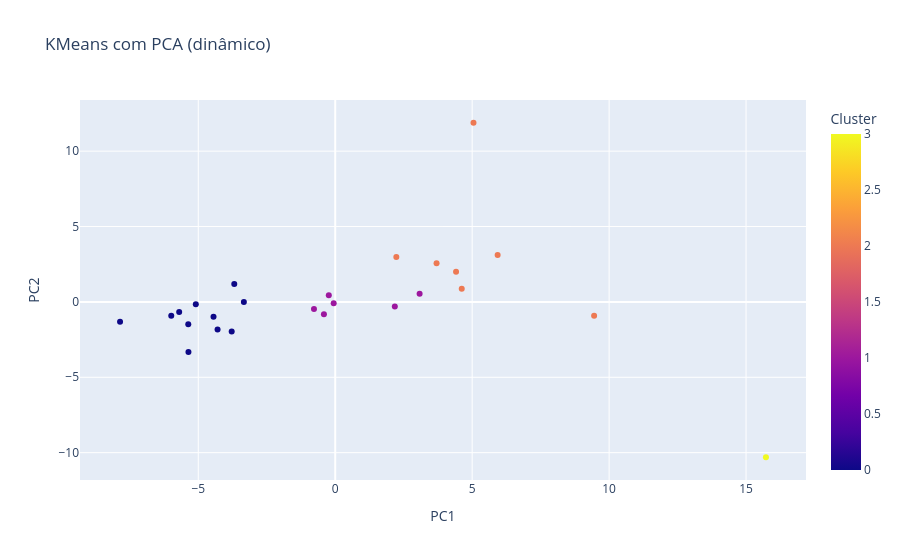

Source (notebook cell):
### Code cell
fig = px.scatter(
    df_pca,
    x="PC1",
    y="PC2",
    color="Cluster",
    title="KMeans com PCA (dinâmico)"
)

fig.show()

### Figure 1 — Plotly figure (JSON) as saved in the notebook; plotly's stock layout.template omitted (floating-point values rounded to 4 significant figures)
{"data": [{"hovertemplate": "PC1=%{x}<br>PC2=%{y}<br>Cluster=%{marker.color}<extra></extra>", "legendgroup": "", "marker": {"color": [1, 1, 2, 2, 2, 2, 2, 1, 0, 0, 0, 2, 0, 1, 0, 3, 0, 2, 0, 1, 0, 0, 0, 0, 1], "coloraxis": "coloraxis", "symbol": "circle"}, "mode": "markers", "name": "", "orientation": "v", "showlegend": false, "type": "scatter", "x": [-0.7762, 2.176, 4.619, 3.7, 4.411, 5.93, 5.048, -0.05604, -5.09, -4.443, -5.697, 9.452, -5.359, -0.235, -4.296, 15.73, -3.686, 2.231, -3.78, 3.081, -5.365, -3.336, -7.856, -5.987, -0.4132], "xaxis": "x", "y": [-0.4763, -0.3103, 0.8699, 2.567, 2.001, 3.116, 11.88, -0.09456, -0.163, -0.9846, -0.6722, -0.9171, -3.322, 0.435, -1.837, -10.3, 1.19, 2.978, -1.963, 0.5478, -1.48, -0.008651, -1.32, -0.9236, -0.8111], "yaxis": "y"}], "layout": {"coloraxis": {"colorbar": {"title": {"text": "Cluster"}}, "colorscale": [[0, "#0d0887"], [0.1111, "#46039f"], [0.2222, "#7201a8"], [0.3333, "#9c179e"], [0.4444, "#bd3786"], [0.5556, "#d8576b"], [0.6667, "#ed7953"], [0.7778, "#fb9f3a"], [0.8889, "#fdca26"], [1, "#f0f921"]]}, "legend": {"tracegroupgap": 0}, "title": {"text": "KMeans com PCA (dinâmico)"}, "xaxis": {"anchor": "y", "domain": [0, 1], "title": {"text": "PC1"}}, "yaxis": {"anchor": "x", "domain": [0, 1], "title": {"text": "PC2"}}}}
